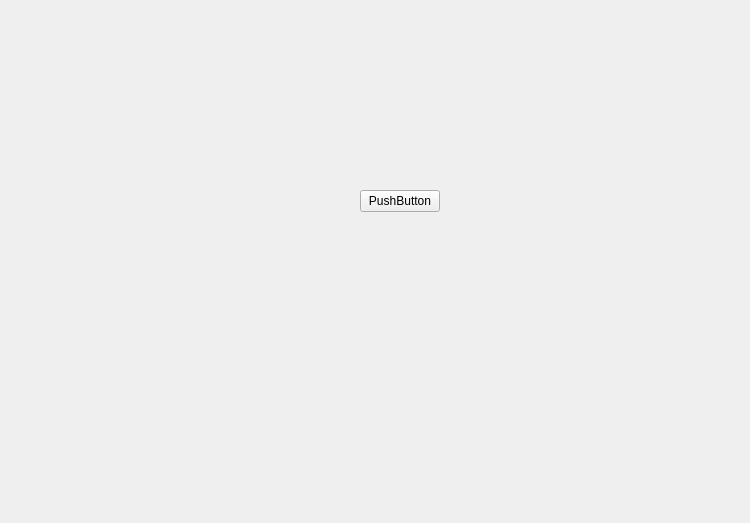
<?xml version="1.0" encoding="UTF-8"?>
<ui version="4.0">
 <class>KubeConfigMerger</class>
 <widget class="QWidget" name="KubeConfigMerger">
  <property name="geometry">
   <rect>
    <x>0</x>
    <y>0</y>
    <width>750</width>
    <height>523</height>
   </rect>
  </property>
  <property name="windowTitle">
   <string>Form</string>
  </property>
  <widget class="QPushButton" name="pushButton">
   <property name="geometry">
    <rect>
     <x>360</x>
     <y>190</y>
     <width>80</width>
     <height>22</height>
    </rect>
   </property>
   <property name="text">
    <string>PushButton</string>
   </property>
  </widget>
 </widget>
 <resources/>
 <connections/>
</ui>
